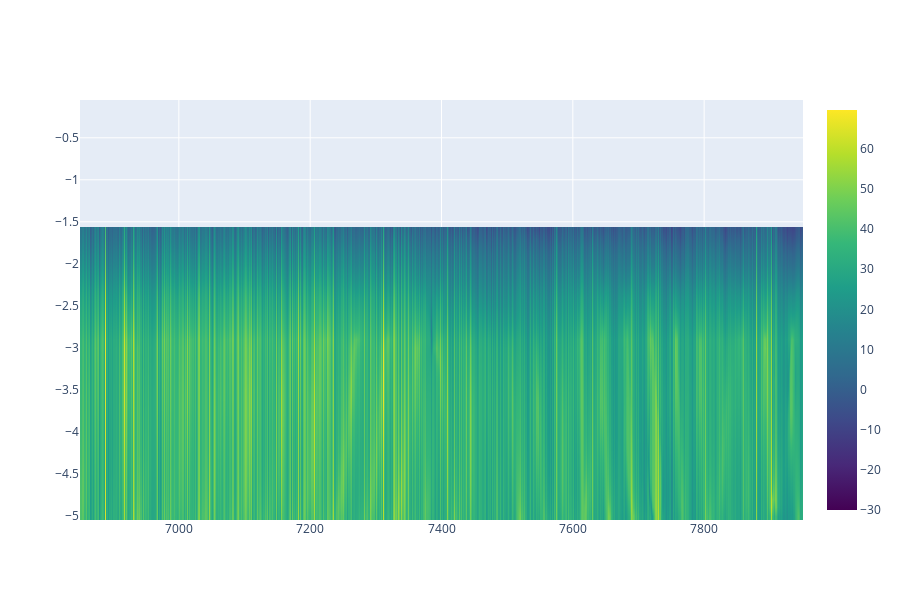

Write notebook code for a chart like this one.
### Code cell
fig_p_pump_=go.Figure(data=go.Heatmap(z=np.transpose(20*np.log10(mags.T)),
                                    y=lopower_array,
                                    x=freqs*1e-6,
                                    colorscale='Viridis',
                                    #zmax=30,
                                    zmax=20*np.log10(mags.T.max()),
                                    zmin=-30,
                                    zsmooth='best'))
fig_p_pump_.update_layout(
    autosize=False,
    width=900,
    height=600)
fig_p_pump_.show()

### Figure 1 — Plotly figure (JSON) as saved in the notebook; plotly's stock layout.template omitted (floating-point values rounded to 4 significant figures; data arrays with more than 128 entries replaced by an {"elided": "..."} marker saying what was removed)
{"data": [{"colorscale": [[0, "#440154"], [0.1111, "#482878"], [0.2222, "#3e4989"], [0.3333, "#31688e"], [0.4444, "#26828e"], [0.5556, "#1f9e89"], [0.6667, "#35b779"], [0.7778, "#6ece58"], [0.8889, "#b5de2b"], [1, "#fde725"]], "type": "heatmap", "x": {"elided": "1000 float values"}, "y": [-5, -4.9, -4.8, -4.7, -4.6, -4.5, -4.4, -4.3, -4.2, -4.1, -4.0, -3.9, -3.8, -3.7, -3.6, -3.5, -3.4, -3.3, -3.2, -3.1, -3.0, -2.9, -2.8, -2.7, -2.6, -2.5, -2.4, -2.3, -2.2, -2.1, -2.0, -1.9, -1.8, -1.7, -1.6, -1.5, -1.4, -1.3, -1.2, -1.1, -1.0, -0.9, -0.8, -0.7, -0.6, -0.5, -0.4, -0.3, -0.2, -0.1], "z": {"elided": "50x1000 float values"}, "zmax": 69.65, "zmin": -30, "zsmooth": "best"}], "layout": {"autosize": false, "height": 600, "width": 900}}
